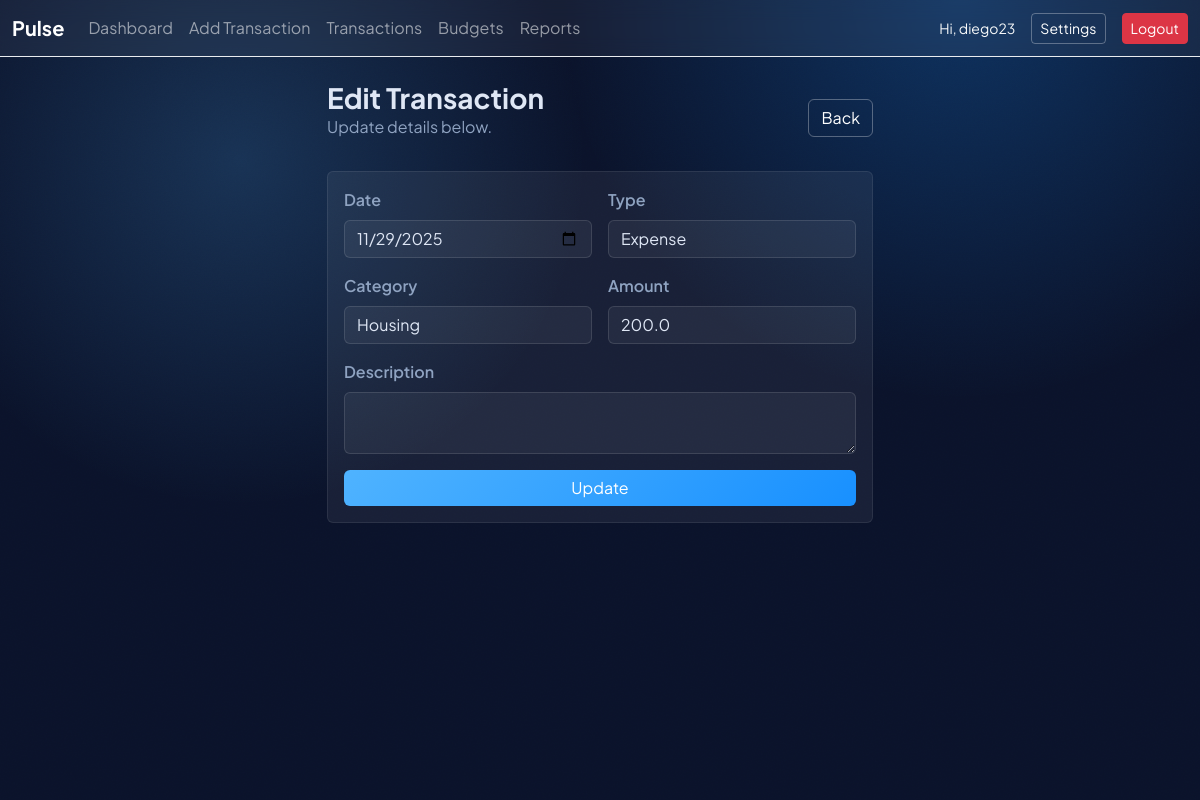
Screenshot of /transactions/1/edit (signed in) with the database file from the repository.
### finance_app/models.py (models this page shows, shortened)
class User(UserMixin, db.Model):
    __tablename__ = "users"
    id = db.Column(db.Integer, primary_key=True)
    username = db.Column(db.String(80), unique=True, nullable=False)
    password_hash = db.Column(db.String(128), nullable=False)
    created_at = db.Column(db.DateTime, default=datetime.utcnow)
    transactions = db.relationship("Transaction", backref="user", lazy=True, cascade="all, delete-orphan")
    budgets = db.relationship("Budget", backref="user", lazy=True, cascade="all, delete-orphan")

class Transaction(db.Model):
    __tablename__ = "transactions"
    id = db.Column(db.Integer, primary_key=True)
    user_id = db.Column(db.Integer, db.ForeignKey("users.id"), nullable=False, index=True)
    date = db.Column(db.Date, nullable=False, default=date.today)
    type = db.Column(db.String(10), nullable=False)  # "expense" or "income"
    category = db.Column(db.String(80), nullable=False)
    amount = db.Column(db.Float, nullable=False)
    description = db.Column(db.Text)
    created_at = db.Column(db.DateTime, default=datetime.utcnow)
    updated_at = db.Column(db.DateTime, default=datetime.utcnow, onupdate=datetime.utcnow)

### finance_app/routes.py (the view, shortened to what this page needs)
@main_bp.route("/transactions/<int:tx_id>/edit", methods=["GET", "POST"])
@login_required
def edit_transaction(tx_id):
    tx = Transaction.query.filter_by(id=tx_id, user_id=current_user.id).first_or_404()
    return render_template("edit_transaction.html", tx=tx, categories=DEFAULT_CATEGORIES)

### finance_app/models.py (called while the page is built)
@login_manager.user_loader
def load_user(user_id: str) -> Optional[User]:
    return User.query.get(int(user_id))

### templates/edit_transaction.html (shortened to what this page needs)
{% extends "base.html" %}
{% block content %}
<div class="row justify-content-center">
    <div class="col-lg-6">
        <div class="d-flex justify-content-between align-items-center mb-3">
            <div>
                <h3 class="fw-bold mb-0">Edit Transaction</h3>
                <p class="text-secondary">Update details below.</p>
            </div>
            <a href="{{ url_for('main.transactions') }}" class="btn btn-outline-light">Back</a>
        </div>
        <div class="card glass-card">
            <div class="card-body">
                <form method="POST">
                    <div class="row g-3">
                        <div class="col-md-6">
                            <label class="form-label">Date</label>
                            <input type="date" class="form-control" name="date" value="{{ tx.date.strftime('%Y-%m-%d') }}">
                        </div>
                        <div class="col-md-6">
                            <label class="form-label">Type</label>
                            <select class="form-select" name="type">
                                <option value="expense" {% if tx.type == 'expense' %}selected{% endif %}>Expense</option>
                            </select>
                        </div>
                        <div class="col-md-6">
                            <label class="form-label">Category</label>
                            <input list="categoryList" name="category" class="form-control" value="{{ tx.category }}" required>
                        </div>
                        <div class="col-md-6">
                            <label class="form-label">Amount</label>
                            <input type="number" step="0.01" min="0" name="amount" class="form-control" value="{{ tx.amount }}" required>
                        </div>
                        <div class="col-12">
                            <label class="form-label">Description</label>
                            <textarea class="form-control" name="description" rows="2">{{ tx.description }}</textarea>
                        </div>
                    </div>
                    <button class="btn btn-primary w-100 mt-3">Update</button>
                </form>
            </div>
        </div>
    </div>
</div>
{% endblock %}

### templates/base.html (shortened to what this page needs)
<!doctype html>
<html lang="en">
<head>
    <link rel="stylesheet" href="https://cdn.jsdelivr.net/npm/bootstrap@5.3.3/dist/css/bootstrap.min.css">
    <link rel="stylesheet" href="{{ url_for('static', filename='css/style.css') }}">
</head>
<body class="bg-surface">
<div class="grain"></div>
<nav class="navbar navbar-expand-lg navbar-dark bg-glass border-bottom border-light-subtle">
    <div class="container-fluid">
        <a class="navbar-brand fw-bold" href="{{ url_for('main.dashboard') }}">Pulse</a>
        <div class="collapse navbar-collapse" id="navbarNav">
            {% if current_user.is_authenticated %}
            <ul class="navbar-nav me-auto mb-2 mb-lg-0">
                <li class="nav-item">
                    <a class="nav-link {% if request.endpoint == 'main.dashboard' %}active{% endif %}" href="{{ url_for('main.dashboard') }}">Dashboard</a>
                </li>
                <li class="nav-item">
                    <a class="nav-link {% if request.endpoint == 'main.add_transaction' %}active{% endif %}" href="{{ url_for('main.add_transaction') }}">Add Transaction</a>
                </li>
                <li class="nav-item">
                    <a class="nav-link {% if request.endpoint == 'main.transactions' %}active{% endif %}" href="{{ url_for('main.transactions') }}">Transactions</a>
                </li>
                <li class="nav-item">
                    <a class="nav-link {% if request.endpoint and request.endpoint.startswith('main.budgets') %}active{% endif %}" href="{{ url_for('main.budgets') }}">Budgets</a>
                </li>
                <li class="nav-item">
                    <a class="nav-link {% if request.endpoint == 'main.reports' %}active{% endif %}" href="{{ url_for('main.reports') }}">Reports</a>
                </li>
            </ul>
            <div class="d-flex align-items-center gap-3">
                <span class="text-light small">Hi, {{ current_user.username }}</span>
                <a class="btn btn-outline-light btn-sm" href="{{ url_for('main.settings') }}">Settings</a>
                <a class="btn btn-danger btn-sm" href="{{ url_for('auth.logout') }}">Logout</a>
            </div>
            {% endif %}
        </div>
    </div>
</nav>
<main class="container my-4">
    {% block content %}{% endblock %}
</main>
</body>
</html>

### static/css/style.css (style rules this page uses)
:root { --bg: #0b132b; --bg-card: rgba(255, 255, 255, 0.06); --primary: #4fb3ff; --primary-strong: #1890ff; --text: #dfe7f5; --muted: #8fa3c1; --success: #38d996; --danger: #ff6b6b; }
* { font-family: "Plus Jakarta Sans", system-ui, -apple-system, sans-serif; }
body.bg-surface { min-height: 100vh; background: radial-gradient(circle at 20% 20%, rgba(79, 179, 255, 0.2), transparent 30%), radial-gradient(circle at 80% 0%, rgba(24, 144, 255, 0.25), transparent 32%), var(--bg); color: var(--text); position: relative; overflow-x: hidden; }
.grain { position: fixed; inset: 0; pointer-events: none; mix-blend-mode: soft-light; z-index: 0; }
.navbar { background: rgba(255, 255, 255, 0.05) !important; backdrop-filter: blur(10px); }
.glass-card { background: var(--bg-card); border: 1px solid rgba(255, 255, 255, 0.08); color: var(--text); }
.text-secondary { color: var(--muted) !important; }
.btn-primary { background: linear-gradient(135deg, var(--primary), var(--primary-strong)); border: none; }
.btn-outline-light { border-color: rgba(255, 255, 255, 0.3); color: #fff; }
label.form-label { color: var(--muted); font-weight: 600; }
.form-control, .form-select { background: rgba(255, 255, 255, 0.05); border: 1px solid rgba(255, 255, 255, 0.12); color: var(--text); }

### rows the page displays
User: username "diego23"
Transaction: date "11/29/2025", type "Expense", category "Housing", amount "200.0"
